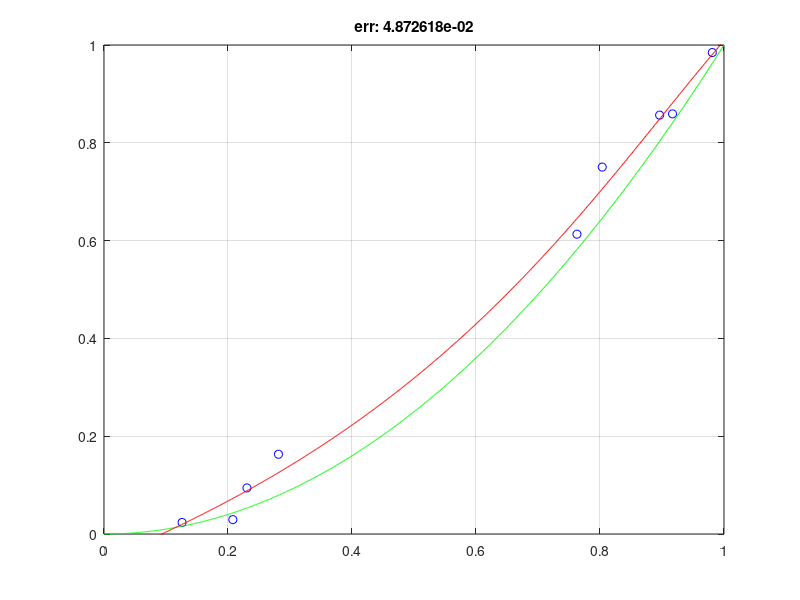

Here is the MATLAB script that generated this plot:
clear;
close all;
clc;

%% Regression in one dimensional space

%% Data initialization
n = 10;                         % number of samples
m = 1000;                       % number of points to plot the true function
sigma = .05;                    % variance of the noise (gaussian distrib) => the most important variable
p = 9;                          % degree of the polynomial

% True function
XT = linspace(0,1,m)';
YT = XT.^2;

% Estimate y = x^2 where x \in [0,1]
X = rand(n,1);
Y = X.^2 + sigma * randn(n,1);  % i add noise

figure, grid on, box on, hold on
xlim([0,1]);
ylim([0,1]);
plot(X,Y,'ob');                          % i want to put blue (b) balls (o)
plot(XT,YT,'-g');                        % green (g) straight lines (-)

%% Polynomial regression with regularization
lambda = 0.01;
A = [];
for i = 0:p
   A = [A, X.^i]; 
end
% optimal coefficients: c = (A' A + lambda)^+ A'y
c = (A'*A + lambda*eye(size(A'*A)))\(A'*Y);

% I plot the function that i learned
A = [];
for i = 0:p
   A = [A, XT.^i]; 
end
YP = A*c;                          % prediction

% I compute the mean error and set it as the plot title
error = mean(abs(YP-YT));
title(sprintf('err: %e',error));

plot(XT, YP, '-r');                % red lines

% I see that the polynomial is a 2nd order-like, because there's lambda
% which regularizes and limits the dimension on fthe solution (try with
% lambda = 0 and = 1000)
% How cah I check which is the best lambda for my data?
% For small n: lambda->inf is better
% For high n: lambda->0 is better
% With more noise it's better having a bigger lambda (do graph in report)